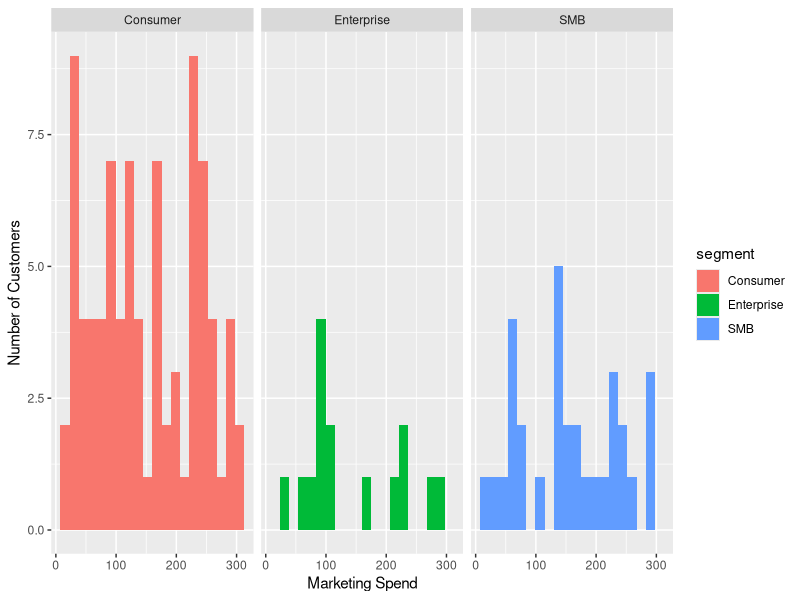

Source code (R):
## ---- chunk 1
#loading required libraries

#| include: false
#| message: false
#| warning: false

library(tidyverse)
library(knitr)
library(lubridate)

## ---- chunk 2

#| include: false
raw_data <- read_csv("data/36831700_Isha_Mantri.csv")
processed_data <- raw_data |>
    drop_na(purchase_amount) |>    
  mutate(
signup_date = parse_date_time(signup_date, orders = c("ymd", "dmy", "mdy", "b d, Y"))) |>
  select(-notes)
   
## ---- chunk 3
n_obs <- nrow(processed_data)
n_vars <- ncol(processed_data)
## ---- chunk 4
#| label: tbl-summarytable
#| tbl-cap: "Summary of Average Spend and Purchases Across Customer Segmets"

processed_data |>
  group_by(segment) |>
  summarise(
    Customers = n(),
    Avg_spend  = round(mean(marketing_spend),2),
    Avg_pur = round(mean(purchase_amount),2)
  )|>
  kable()
## ---- chunk 5

#| label: fig-marketing-distribution
#| fig-cap: "How Marketing Spend was distributed across Customer Segment"

ggplot(processed_data, aes(x=marketing_spend, fill = segment)) +
  geom_histogram(bins = 20) +
  facet_wrap(~segment) +
  labs(
    x = "Marketing Spend",
    y = "Number of Customers"
  )
